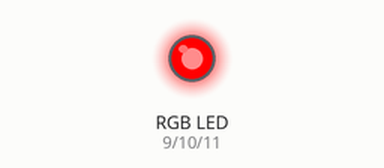
This sketch was run on a simulated Arduino Uno, built with avr-gcc and run on an emulated ATmega328P. On the bench: an RGB LED mixed from three pins (HIGH = lit). Dim RGB values are drawn brighter than linear.

Above: at 0.05 s.
At 2.5 s:
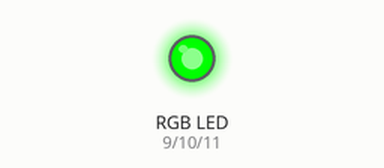
At 5.0 s:
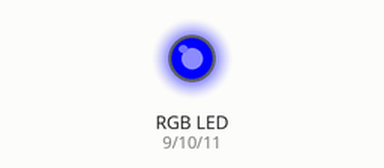
At 7.5 s:
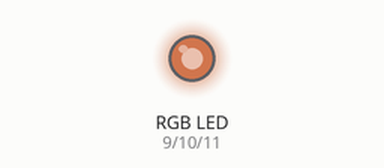
At 10.0 s:
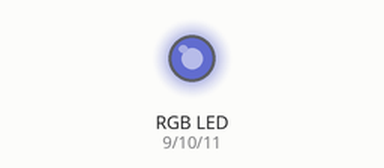
Timing chart, 0 to 13.0 s (numbered marks = the images above):
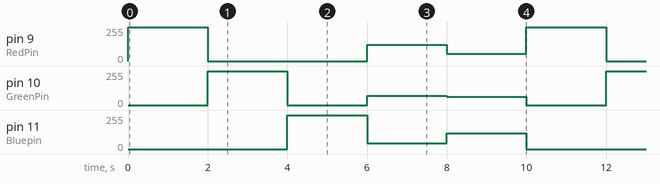

Measured:
- by itself, pin 9 (RedPin): repeats every 10.0 s: 0/255 4.0 s, 122/255 2.0 s, 55/255 2.0 s, 255/255 2.0 s
- by itself, pin 10 (GreenPin): repeats every 10.0 s: 0/255 2.0 s, 68/255 2.0 s, 61/255 2.0 s, 0/255 2.0 s, 255/255 2.0 s
- by itself, pin 11 (Bluepin): repeats every 10.0 s: 45/255 2.0 s, 117/255 2.0 s, 0/255 4.0 s, 255/255 2.0 s

The sketch:

RGB_led.ino
```cpp
int RedPin = 9;
int GreenPin = 10;// Öncelikli olarak pinlerimizi belirliyoruz.
int Bluepin = 11;
void setup()
{
  pinMode(RedPin, OUTPUT);
  pinMode(GreenPin, OUTPUT);
  pinMode(Bluepin, OUTPUT);
}
void loop()
{
  // Kırmızı ışık için
  analogWrite(RedPin,255); // kırmızı max düzeyde yanıyor
  analogWrite(GreenPin,0); // Yeşil Sönük
  analogWrite(Bluepin,0);  // Mavi Sönük
  delay(2000);
  // Yeşil ışık için
  analogWrite(RedPin,0);     // Kırmızı sönük
  analogWrite(GreenPin,255); // Yeşil max düzeyde yanıyor
  analogWrite(Bluepin,0);    // Mavi Sönük
  delay(2000);
  // Mavi ışık için
  analogWrite(RedPin,0);    // Kırmızı sönük
  analogWrite(GreenPin,0);  // Yeşil sönük
  analogWrite(Bluepin,255); // Mavi max düzeyde yanıyor
  delay(2000);
  // RGB(122,68,45) rengi için
  analogWrite(RedPin,122);
  analogWrite(GreenPin,68);
  analogWrite(Bluepin,45);
  delay(2000);
  // RGB(55,61,117) rengi için
  analogWrite(RedPin,55);
  analogWrite(GreenPin,61);
  analogWrite(Bluepin,117);
  delay(2000);

}
```
